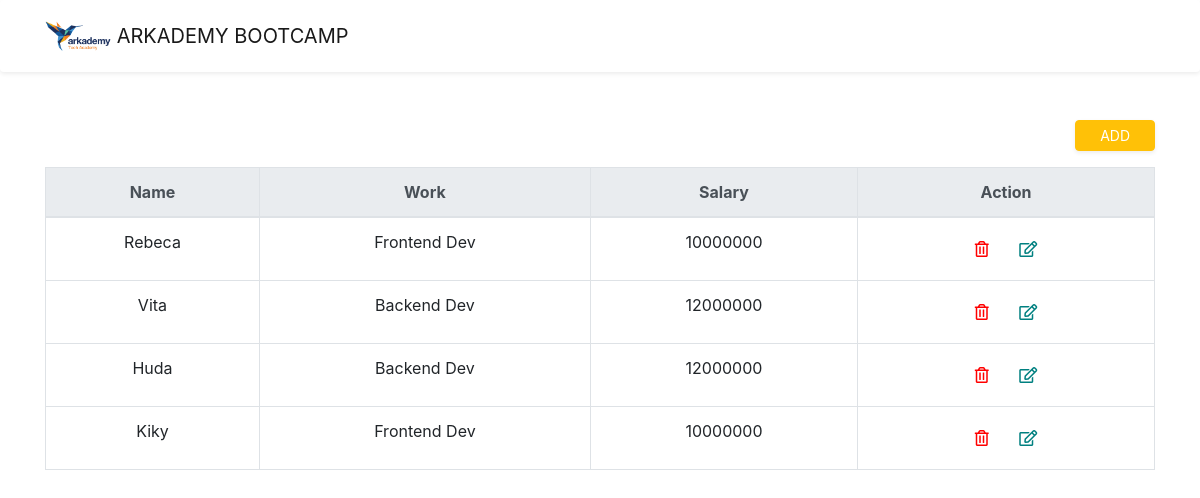
The page / on the database its author committed.
### tables this page shows
CREATE TABLE `nama` (
  `id` int(11) NOT NULL,
  `nama` varchar(128) NOT NULL,
  `id_work` int(2) NOT NULL,
  `id_salary` int(2) NOT NULL
);

CREATE TABLE `work` (
  `id` int(11) NOT NULL,
  `name` varchar(128) NOT NULL,
  `id_salary` int(2) NOT NULL
);

CREATE TABLE `kategori` (
  `id` int(11) NOT NULL,
  `salary` varchar(255) NOT NULL
);

### index.php (the view, shortened to what this page needs)
<?php include('koneksi.php'); ?>
<!DOCTYPE html>
<html lang="en">
<head>
    <link rel="stylesheet" href="asset/css/bootstrap.css"  type='text/css'>
    <link rel="stylesheet" href="asset/fontawesome/css/all.css">
</head>
<body>
    <nav class="navbar navbar-light navbar-fixed-top shadow-sm p-3 mb-5 bg-white rounded">
        <div class="container">
            <a class="navbar-brand" href="#">
            <img src="asset/larkademy.png" height="30" class="d-inline-block align-top" >
            ARKADEMY BOOTCAMP
            </a>
        </div>
    </nav>
    <div class="container">
        <button class="btn btn-sm btn-warning float-right shadow-sm pl-4 pr-4 mb-3 rounded" style="color:white;" data-toggle="modal" data-target="#tambahDataModal" type="button">ADD</button>
        <table class="table table-bordered text-center">
            <thead class="thead-light">
                <tr>
                    <th>Name</th>
                    <th>Work</th>
                    <th>Salary</th>
                    <th>Action</th>
                </tr>
            </thead>
            <tbody>
                <?php
                    $query = "SELECT nama.id as id,nama.nama as name, nama.id_work as id_work, nama.id_salary as id_salary, work.name as workname,kategori.salary as salary FROM nama JOIN work ON nama.id_work = work.id JOIN kategori ON nama.id_salary = kategori.id";
                    $sql = mysqli_query($db, $query);
                    while ($data = mysqli_fetch_array($sql)) {
                        echo '<tr>';
                        echo '<td>'.$data['name'].'</td>';
                        echo '<td>'.$data['workname'].'</td>';
                        echo '<td>'.$data['salary'].'</td>';
                        echo '<td>
                        <button id="butdel_'.$data['id'].'" class="userdel btn">
                            <i class="far fa-trash-alt" style="color:red;"></i>
                        </button>
                        <button id="butedit_'.$data['id'].'" class="useredit btn">
                            <i class="far fa-edit" style="color:teal;"></i>
                        </button>';
                        echo '</td><tr>';
                    }
                ?>
            </tbody>
        </table>
    </div>
</body>
</html>

### rows shown on the page
nama: nama "Rebeca", id_work.name "Frontend Dev", kategori.salary "10000000"
nama: nama "Vita", id_work.name "Backend Dev", kategori.salary "12000000"
nama: nama "Huda", id_work.name "Backend Dev", kategori.salary "12000000"
nama: nama "Kiky", id_work.name "Frontend Dev", kategori.salary "10000000"
